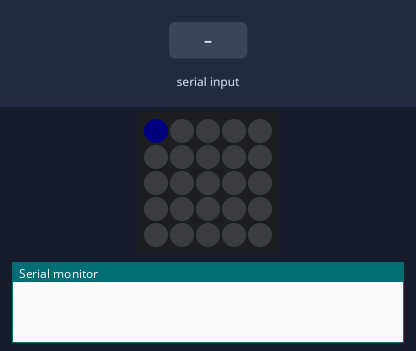
Recording of a sketch running on a simulated ESP8266 (NodeMCU). Parts: 5×5 RGB LED matrix (first LED top left, wired row by row), the last lines printed to the serial monitor. Inputs (shaded band) come from the test bench. Dim RGB values are drawn brighter than linear.

Above: at 1.2 s.
1.3 s: "90,45\n" received over Serial
At 2.84 s:
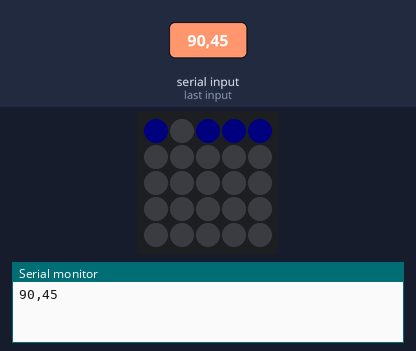
4.0 s: "5\n" received over Serial
At 6.6 s:
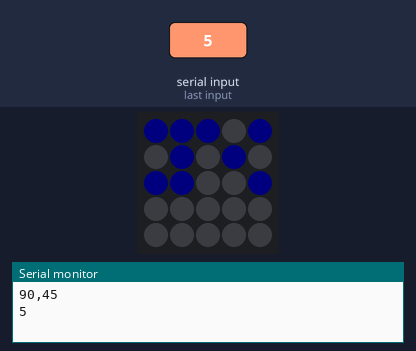
Timing chart, 0 to 8.1 s (numbered marks = the images above; inputs shaded):
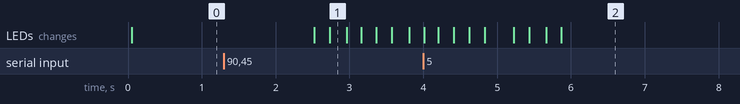

Measured:
- after the input at 1.3 s, the LEDs: first change after 1.2 s (image 1 shows a later state)

The sketch:

uart_echo_disp.ino
```cpp
#include "M5Atom.h"

#include <IRremoteESP8266.h>
#include <IRsend.h>

#include "serial.hpp"
#include "led_ascii.hpp"

// IR
const uint16_t kIrLed = 12;
IRsend irsend(kIrLed);

// LED
extern uint8_t const * const LED_MATRIX[];

void setup() {
  // put your setup code here, to run once:
  // begin: Serial=true, I2C=false, Display=true
  M5.begin(true, false, true);
  irsend.begin();
  //
  delay(50);
  // LED init
  M5.dis.setBrightness(10);
  M5.dis.setWidthHeight(matrix_width,matrix_height);
  M5.dis.clear();
  M5.dis.drawpix(0, 0x0000f0);
  // UART init
  //Serial.begin(115200);
}

void loop() {
  // 受信有無チェック
  if (check_serial()) {
    // LED初期化
    M5.dis.clear();
    M5.dis.setWidthHeight(matrix_width,matrix_height);
    M5.dis.drawpix(0, 0x0000f0);

    // 受信取得
    auto len = read_serial();
    // LED表示パターン変換
    buffer_to_ascii_led(buff, len);

    // 受信データをアニメーション表示
    M5.dis.setWidthHeight(led_ascii_buff_char_length, led_ascii_buff_height);
    M5.dis.animation(led_ascii_buff, 200, LED_DisPlay::kMoveLeft, led_ascii_buff_count-4);

    delay(500);

    // 受信データをそのまま送信
    write_serial();
  }

  delay(50);
}
```

led.hpp
```cpp
#pragma once

#undef __cplusplus
#define __cplusplus 201103L
#define _GLIBCXX_HAVE_STDINT_H 1

#include <cstdio>
#include <cstdint>
//#include <array>
//#include <initializer_list>

// LED表示パターン
// dot定義
#define RED 0xFF, 0x00, 0x00
#define GRN 0x00, 0xFF, 0x00
#define BLU 0x00, 0x00, 0xFF
#define OFF 0x00, 0x00, 0x00
// パターン配列サイズ
static constexpr size_t matrix_width = 5;
static constexpr size_t matrix_height = 5;
static constexpr size_t dot_size = 3;
static constexpr size_t matrix_byte_size = matrix_width * matrix_height * dot_size;
// パターン配列位置情報
static constexpr size_t ptn_pos_w = 0;
static constexpr size_t ptn_pos_h = 1;
static constexpr size_t ptn_pos_matrix = 2;
```

led_ascii.cpp
```cpp
#include <cstdint>
#include <cstring>

#include "led.hpp"
#include "led_ascii.hpp"

uint8_t led_ascii_buff[led_ascii_buff_size+2];
uint8_t led_ascii_buff_count = 0;

// バッファ操作用定義
static constexpr size_t buff_row_size = led_ascii_buff_char_length * dot_size;
static constexpr size_t buff_base_idx_row_0 = buff_row_size * 0;
static constexpr size_t buff_base_idx_row_1 = buff_row_size * 1;
static constexpr size_t buff_base_idx_row_2 = buff_row_size * 2;
static constexpr size_t buff_base_idx_row_3 = buff_row_size * 3;
static constexpr size_t buff_base_idx_row_4 = buff_row_size * 4;

uint8_t const* get_ascii(uint8_t ch)
{
    if ('0' <= ch && ch <= '9')
    {
        return led_ptn_raw_0_9[ch - '0'];
    }
    else if ('a' <= ch && ch <= 'z')
    {
        return led_ptn_raw_a_z[ch - 'a'];
    }
    else if ('A' <= ch && ch <= 'Z')
    {
        return led_ptn_raw_a_z[ch - 'A'];
    }
    else if ('!' <= ch && ch <= '/')
    {
        return led_ptn_raw_mark1[ch - '!'];
    }
    else if (':' <= ch && ch <= '@')
    {
        return led_ptn_raw_mark2[ch - ':'];
    }
    else if ('[' <= ch && ch <= '`')
    {
        return led_ptn_raw_mark3[ch - '['];
    }
    else
    {
        return led_ptn_raw_undef;
    }
}

void ascii_to_buffer(uint8_t const ascii[matrix_byte_size+2], size_t pos)
{
    size_t buff_idx, matrix_idx;
    for (size_t col = 0; col < ascii[ptn_pos_w]; col++)
    {
        for (size_t row = 0; row < ascii[ptn_pos_h]; row++)
        {
            // index
            buff_idx = 2 + (row * led_ascii_buff_width) + ((pos + col) * dot_size);
            matrix_idx = 2 + (row * matrix_width * dot_size) + (col * dot_size);
            // copy
            memcpy((void *)&(led_ascii_buff[buff_idx]), (void *)&(ascii[matrix_idx]), dot_size);
        }
    }
}


void buffer_to_ascii_led(uint8_t buff[], size_t count)
{
    size_t pos = 0;

    for (size_t i=0; i < count; i++) {
        auto ascii = get_ascii(buff[i]);
        ascii_to_buffer(ascii, pos);
        pos += ascii[ptn_pos_w];
        //
        ascii_to_buffer(led_ptn_raw_margin, pos);
        pos += led_ptn_raw_margin[ptn_pos_w];
    }

    led_ascii_buff[ptn_pos_w] = pos;
    led_ascii_buff[ptn_pos_h] = matrix_height;

    led_ascii_buff_count = pos;
}
```

led_ascii.hpp
```cpp
#pragma once

#undef __cplusplus
#define __cplusplus 201103L
#define _GLIBCXX_HAVE_STDINT_H 1

#include <cstdio>
#include <cstdint>
//#include <array>
//#include <initializer_list>

#include "led.hpp"

// LED表示パターン

//
using dot_t = uint8_t[dot_size];
using pattern_t = uint8_t[matrix_byte_size+2];
using pattern_ptr_t = uint8_t const *;

// バッファサイズ
static constexpr size_t led_ascii_buff_char_length = 100; // 文字数
static constexpr size_t led_ascii_buff_width = led_ascii_buff_char_length * dot_size;
static constexpr size_t led_ascii_buff_height = matrix_height;
static constexpr size_t led_ascii_buff_size = led_ascii_buff_width * led_ascii_buff_height;
extern uint8_t led_ascii_buff[led_ascii_buff_size+2];
extern uint8_t led_ascii_buff_count;

void buffer_to_ascii_led(uint8_t buff[], size_t count);

// 5x5パターン定義：空白定義
static constexpr uint8_t led_ptn_raw_margin[matrix_byte_size + 2] = {
	// size
	1,5,
	// ''
	OFF,OFF,OFF,OFF,OFF,
	OFF,OFF,OFF,OFF,OFF,
	OFF,OFF,OFF,OFF,OFF,
	OFF,OFF,OFF,OFF,OFF,
	OFF,OFF,OFF,OFF,OFF,
};

// 5x5パターン定義：未定義文字
static constexpr uint8_t led_ptn_raw_undef[matrix_byte_size+2] = {
    // size
	3,5,
    // ''
    BLU,BLU,BLU,OFF,OFF,
    BLU,BLU,BLU,OFF,OFF,
    BLU,BLU,BLU,OFF,OFF,
    BLU,BLU,BLU,OFF,OFF,
    BLU,BLU,BLU,OFF,OFF,
};

// 5x5パターン定義：記号
static constexpr uint8_t led_ptn_raw_x21[matrix_byte_size+2] = {
    // size
	1,5,
    // '!'
    BLU,OFF,OFF,OFF,OFF,
    BLU,OFF,OFF,OFF,OFF,
    BLU,OFF,OFF,OFF,OFF,
    OFF,OFF,OFF,OFF,OFF,
    BLU,OFF,OFF,OFF,OFF,
};
static constexpr uint8_t led_ptn_raw_x2B[matrix_byte_size+2] = {
    // size
    3,5,
    // '+'
    OFF,OFF,OFF,OFF,OFF,
    OFF,BLU,OFF,OFF,OFF,
    BLU,BLU,BLU,OFF,OFF,
    OFF,BLU,OFF,OFF,OFF,
    OFF,OFF,OFF,OFF,OFF,
};
static constexpr uint8_t led_ptn_raw_x2C[matrix_byte_size+2] = {
    // size
	2,5,
    // ','
    OFF,OFF,OFF,OFF,OFF,
    BLU,BLU,OFF,OFF,OFF,
    BLU,BLU,OFF,OFF,OFF,
    OFF,BLU,OFF,OFF,OFF,
    BLU,OFF,OFF,OFF,OFF,
};
static constexpr uint8_t led_ptn_raw_x2D[matrix_byte_size+2] = {
    // size
    2,5,
    // '-'
    OFF,OFF,OFF,OFF,OFF,
    OFF,OFF,OFF,OFF,OFF,
    BLU,BLU,OFF,OFF,OFF,
    OFF,OFF,OFF,OFF,OFF,
    OFF,OFF,OFF,OFF,OFF,
};
static constexpr uint8_t led_ptn_raw_x2E[matrix_byte_size+2] = {
    // size
    1,5,
    // '.'
    OFF,OFF,OFF,OFF,OFF,
    OFF,OFF,OFF,OFF,OFF,
    OFF,OFF,OFF,OFF,OFF,
    OFF,OFF,OFF,OFF,OFF,
    BLU,OFF,OFF,OFF,OFF,
};
static constexpr uint8_t led_ptn_raw_x2F[matrix_byte_size+2] = {
    // size
	3,5,
    // '/'
    OFF,OFF,BLU,OFF,OFF,
    OFF,OFF,BLU,OFF,OFF,
    OFF,BLU,OFF,OFF,OFF,
    BLU,OFF,OFF,OFF,OFF,
    BLU,OFF,OFF,OFF,OFF,
};
static constexpr uint8_t led_ptn_raw_x3A[matrix_byte_size+2] = {
    // size
    1,5,
    // ':'
    OFF,OFF,OFF,OFF,OFF,
    BLU,OFF,OFF,OFF,OFF,
    OFF,OFF,OFF,OFF,OFF,
    BLU,OFF,OFF,OFF,OFF,
    OFF,OFF,OFF,OFF,OFF,
};
static constexpr uint8_t led_ptn_raw_x3B[matrix_byte_size+2] = {
    // size
    1,5,
    // ';'
    OFF,OFF,OFF,OFF,OFF,
    BLU,OFF,OFF,OFF,OFF,
    OFF,OFF,OFF,OFF,OFF,
    BLU,OFF,OFF,OFF,OFF,
    BLU,OFF,OFF,OFF,OFF,
};
static constexpr uint8_t led_ptn_raw_x3F[matrix_byte_size+2] = {
    // size
    3,5,
    // '?'
    OFF,BLU,OFF,OFF,OFF,
    BLU,OFF,BLU,OFF,OFF,
    OFF,OFF,BLU,OFF,OFF,
    OFF,BLU,OFF,OFF,OFF,
    OFF,BLU,OFF,OFF,OFF,
};
static constexpr uint8_t led_ptn_raw_x5F[matrix_byte_size+2] = {
    // size
    2,5,
    // '_'
    OFF,OFF,OFF,OFF,OFF,
    OFF,OFF,OFF,OFF,OFF,
    OFF,OFF,OFF,OFF,OFF,
    OFF,OFF,OFF,OFF,OFF,
    BLU,BLU,OFF,OFF,OFF,
};

// 5x5パターン定義：記号1：'!'~'/'
using matrix_t = const uint8_t[matrix_byte_size+2];
static constexpr uint8_t const *led_ptn_raw_mark1[15] = {
    &led_ptn_raw_x21[0],
    &led_ptn_raw_undef[0],
    &led_ptn_raw_undef[0],
    &led_ptn_raw_undef[0],
    &led_ptn_raw_undef[0],
    &led_ptn_raw_undef[0],
    &led_ptn_raw_undef[0],
    &led_ptn_raw_undef[0],
    &led_ptn_raw_undef[0],
    &led_ptn_raw_undef[0],
    &led_ptn_raw_x2B[0],
    &led_ptn_raw_x2C[0],
    &led_ptn_raw_x2D[0],
    &led_ptn_raw_x2E[0],
    &led_ptn_raw_x2F[0],
};

// 5x5パターン定義：記号2：':'~'@'
static constexpr uint8_t const *led_ptn_raw_mark2[7] = {
    &led_ptn_raw_x3A[0],
    &led_ptn_raw_x3B[0],
    &led_ptn_raw_undef[0],
    &led_ptn_raw_undef[0],
    &led_ptn_raw_undef[0],
    &led_ptn_raw_x3F[0],
    &led_ptn_raw_undef[0],
};

// 5x5パターン定義：記号3：'['~'`'
static constexpr uint8_t const *led_ptn_raw_mark3[6] = {
    &led_ptn_raw_undef[0],
    &led_ptn_raw_undef[0],
    &led_ptn_raw_undef[0],
    &led_ptn_raw_undef[0],
    &led_ptn_raw_x5F[0],
    &led_ptn_raw_undef[0],
};

// 5x5パターン定義：'0'~'9'
static constexpr uint8_t led_ptn_raw_0_9[10][matrix_byte_size+2] = {
    {
        // size
		3,5,
        // '0'
        BLU,BLU,BLU,OFF,OFF,
        BLU,OFF,BLU,OFF,OFF,
        BLU,OFF,BLU,OFF,OFF,
        BLU,OFF,BLU,OFF,OFF,
        BLU,BLU,BLU,OFF,OFF,
    },
    {
        // size
		3,5,
        // '1'
        OFF,OFF,BLU,OFF,OFF,
        OFF,OFF,BLU,OFF,OFF,
        OFF,OFF,BLU,OFF,OFF,
        OFF,OFF,BLU,OFF,OFF,
        OFF,OFF,BLU,OFF,OFF,
    },
    {
        // size
		3,5,
        // '2'
        BLU,BLU,BLU,OFF,OFF,
        OFF,OFF,BLU,OFF,OFF,
        BLU,BLU,BLU,OFF,OFF,
        BLU,OFF,OFF,OFF,OFF,
        BLU,BLU,BLU,OFF,OFF,
    },
    {
        // size
		3,5,
        // '3'
        BLU,BLU,BLU,OFF,OFF,
        OFF,OFF,BLU,OFF,OFF,
        BLU,BLU,BLU,OFF,OFF,
        OFF,OFF,BLU,OFF,OFF,
        BLU,BLU,BLU,OFF,OFF,
    },
    {
        // size
		3,5,
        // '4'
        BLU,OFF,BLU,OFF,OFF,
        BLU,OFF,BLU,OFF,OFF,
        BLU,BLU,BLU,OFF,OFF,
        OFF,OFF,BLU,OFF,OFF,
        OFF,OFF,BLU,OFF,OFF,
    },
    {
        // size
		3,5,
        // '5'
        BLU,BLU,BLU,OFF,OFF,
        BLU,OFF,OFF,OFF,OFF,
        BLU,BLU,BLU,OFF,OFF,
        OFF,OFF,BLU,OFF,OFF,
        BLU,BLU,BLU,OFF,OFF,
    },
    {
        // size
		3,5,
        // '6'
        BLU,BLU,BLU,OFF,OFF,
        BLU,OFF,OFF,OFF,OFF,
        BLU,BLU,BLU,OFF,OFF,
        BLU,OFF,BLU,OFF,OFF,
        BLU,BLU,BLU,OFF,OFF,
    },
    {
        // size
		3,5,
        // '7'
        BLU,BLU,BLU,OFF,OFF,
        BLU,OFF,BLU,OFF,OFF,
        OFF,OFF,BLU,OFF,OFF,
        OFF,OFF,BLU,OFF,OFF,
        OFF,OFF,BLU,OFF,OFF,
    },
    {
        // size
		3,5,
        // '8'
        BLU,BLU,BLU,OFF,OFF,
        BLU,OFF,BLU,OFF,OFF,
        BLU,BLU,BLU,OFF,OFF,
        BLU,OFF,BLU,OFF,OFF,
        BLU,BLU,BLU,OFF,OFF,
    },
    {
        // size
		3,5,
        // '9'
        BLU,BLU,BLU,OFF,OFF,
        BLU,OFF,BLU,OFF,OFF,
        BLU,BLU,BLU,OFF,OFF,
        OFF,OFF,BLU,OFF,OFF,
        BLU,BLU,BLU,OFF,OFF,
    },
};
// 5x5パターン定義：'a'~'z'
static constexpr uint8_t led_ptn_raw_a_z[26][matrix_byte_size+2] = {
    {
        // size
        3,5,
        // 'A'
        OFF,BLU,OFF,OFF,OFF,
        BLU,OFF,BLU,OFF,OFF,
        BLU,OFF,BLU,OFF,OFF,
        BLU,BLU,BLU,OFF,OFF,
        BLU,OFF,BLU,OFF,OFF,
    },
    {
        // size
		3,5,
        // 'B'
        BLU,BLU,OFF,OFF,OFF,
        BLU,OFF,BLU,OFF,OFF,
        BLU,BLU,OFF,OFF,OFF,
        BLU,OFF,BLU,OFF,OFF,
        BLU,BLU,OFF,OFF,OFF,
    },
    {
        // size
		3,5,
        // 'C'
        OFF,BLU,BLU,OFF,OFF,
        BLU,OFF,OFF,OFF,OFF,
        BLU,OFF,OFF,OFF,OFF,
        BLU,OFF,OFF,OFF,OFF,
        OFF,BLU,BLU,OFF,OFF,
    },
    {
        // size
		3,5,
        // 'D'
        BLU,BLU,OFF,OFF,OFF,
        BLU,OFF,BLU,OFF,OFF,
        BLU,OFF,BLU,OFF,OFF,
        BLU,OFF,BLU,OFF,OFF,
        BLU,BLU,OFF,OFF,OFF,
    },
    {
        // size
		3,5,
        // 'E'
        BLU,BLU,BLU,OFF,OFF,
        BLU,OFF,OFF,OFF,OFF,
        BLU,BLU,BLU,OFF,OFF,
        BLU,OFF,OFF,OFF,OFF,
        BLU,BLU,BLU,OFF,OFF,
    },
    {
        // size
		3,5,
        // 'F'
        BLU,BLU,BLU,OFF,OFF,
        BLU,OFF,OFF,OFF,OFF,
        BLU,BLU,BLU,OFF,OFF,
        BLU,OFF,OFF,OFF,OFF,
        BLU,OFF,OFF,OFF,OFF,
    },
    {
        // size
        4,5,
        // 'G'
        BLU,BLU,BLU,BLU,OFF,
        BLU,OFF,OFF,OFF,OFF,
        BLU,OFF,BLU,BLU,OFF,
        BLU,OFF,OFF,BLU,OFF,
        BLU,BLU,BLU,BLU,OFF,
    },
    {
        // size
		3,5,
        // 'H'
        BLU,OFF,BLU,OFF,OFF,
        BLU,OFF,BLU,OFF,OFF,
        BLU,BLU,BLU,OFF,OFF,
        BLU,OFF,BLU,OFF,OFF,
        BLU,OFF,BLU,OFF,OFF,
    },
    {
        // size
        1,5,
        // 'i'
        BLU,OFF,OFF,OFF,OFF,
        OFF,OFF,OFF,OFF,OFF,
        BLU,OFF,OFF,OFF,OFF,
        BLU,OFF,OFF,OFF,OFF,
        BLU,OFF,OFF,OFF,OFF,
    },
    {
        // size
		3,5,
        // 'J'
        OFF,OFF,BLU,OFF,OFF,
        OFF,OFF,BLU,OFF,OFF,
        OFF,OFF,BLU,OFF,OFF,
        BLU,OFF,BLU,OFF,OFF,
        OFF,BLU,OFF,OFF,OFF,
    },
    {
        // size
        4,5,
        // 'K'
        BLU,OFF,OFF,BLU,OFF,
        BLU,OFF,BLU,OFF,OFF,
        BLU,BLU,OFF,OFF,OFF,
        BLU,OFF,BLU,OFF,OFF,
        BLU,OFF,OFF,BLU,OFF,
    },
    {
        // size
		3,5,
        // 'L'
        BLU,OFF,OFF,OFF,OFF,
        BLU,OFF,OFF,OFF,OFF,
        BLU,OFF,OFF,OFF,OFF,
        BLU,OFF,OFF,OFF,OFF,
        BLU,BLU,BLU,OFF,OFF,
    },
    {
        // size
        5,5,
        // 'M'
        BLU,OFF,OFF,OFF,BLU,
        BLU,BLU,OFF,BLU,BLU,
        BLU,OFF,BLU,OFF,BLU,
        BLU,OFF,OFF,OFF,BLU,
        BLU,OFF,OFF,OFF,BLU,
    },
    {
        // size
        5,5,
        // 'N'
        BLU,OFF,OFF,OFF,BLU,
        BLU,BLU,OFF,OFF,BLU,
        BLU,OFF,BLU,OFF,BLU,
        BLU,OFF,OFF,BLU,BLU,
        BLU,OFF,OFF,OFF,BLU,
    },
    {
        // size
        4,5,
        // 'O'
        OFF,BLU,BLU,OFF,OFF,
        BLU,OFF,OFF,BLU,OFF,
        BLU,OFF,OFF,BLU,OFF,
        BLU,OFF,OFF,BLU,OFF,
        OFF,BLU,BLU,OFF,OFF,
    },
    {
        // size
		3,5,
        // 'P'
        BLU,BLU,BLU,OFF,OFF,
        BLU,OFF,BLU,OFF,OFF,
        BLU,BLU,BLU,OFF,OFF,
        BLU,OFF,OFF,OFF,OFF,
        BLU,OFF,OFF,OFF,OFF,
    },
    {
        // size
		3,5,
        // 'q'
        OFF,OFF,OFF,OFF,OFF,
        BLU,BLU,BLU,OFF,OFF,
        BLU,OFF,BLU,OFF,OFF,
        BLU,BLU,BLU,OFF,OFF,
        OFF,OFF,BLU,OFF,OFF,
    },
    {
        // size
		3,5,
        // 'R'
        BLU,BLU,BLU,OFF,OFF,
        BLU,OFF,BLU,OFF,OFF,
        BLU,BLU,BLU,OFF,OFF,
        BLU,BLU,OFF,OFF,OFF,
        BLU,OFF,BLU,OFF,OFF,
    },
    {
        // size
		3,5,
        // 'S'
        OFF,BLU,BLU,OFF,OFF,
        BLU,OFF,OFF,OFF,OFF,
        OFF,BLU,OFF,OFF,OFF,
        OFF,OFF,BLU,OFF,OFF,
        BLU,BLU,OFF,OFF,OFF,
    },
    {
        // size
		3,5,
        // 'T'
        BLU,BLU,BLU,OFF,OFF,
        OFF,BLU,OFF,OFF,OFF,
        OFF,BLU,OFF,OFF,OFF,
        OFF,BLU,OFF,OFF,OFF,
        OFF,BLU,OFF,OFF,OFF,
    },
    {
        // size
		3,5,
        // 'U'
        BLU,OFF,BLU,OFF,OFF,
        BLU,OFF,BLU,OFF,OFF,
        BLU,OFF,BLU,OFF,OFF,
        BLU,OFF,BLU,OFF,OFF,
        OFF,BLU,OFF,OFF,OFF,
    },
    {
        // size
        5,5,
        // 'V'
        BLU,OFF,OFF,OFF,BLU,
        BLU,OFF,OFF,OFF,BLU,
        OFF,BLU,OFF,BLU,OFF,
        OFF,BLU,OFF,BLU,OFF,
        OFF,OFF,BLU,OFF,OFF,
    },
    {
        // size
        5,5,
        // 'W'
        BLU,OFF,BLU,OFF,BLU,
        BLU,OFF,BLU,OFF,BLU,
        BLU,OFF,BLU,OFF,BLU,
        BLU,OFF,BLU,OFF,BLU,
        OFF,BLU,OFF,BLU,OFF,
    },
    {
        // size
		3,5,
        // 'x'
        OFF,OFF,OFF,OFF,OFF,
        OFF,OFF,OFF,OFF,OFF,
        BLU,OFF,BLU,OFF,OFF,
        OFF,BLU,OFF,OFF,OFF,
        BLU,OFF,BLU,OFF,OFF,
    },
    {
        // size
		3,5,
        // 'Y'
        OFF,OFF,OFF,OFF,OFF,
        BLU,OFF,BLU,OFF,OFF,
        OFF,BLU,OFF,OFF,OFF,
        OFF,BLU,OFF,OFF,OFF,
        OFF,BLU,OFF,OFF,OFF,
    },
    {
        // size
        4,5,
        // 'Z'
        OFF,OFF,OFF,OFF,OFF,
        BLU,BLU,BLU,BLU,OFF,
        OFF,OFF,BLU,OFF,OFF,
        OFF,BLU,OFF,OFF,OFF,
        BLU,BLU,BLU,BLU,OFF,
    },
};
```

serial.cpp
```cpp
#include "M5Atom.h"

#include "serial.hpp"

size_t buff_pos;
uint8_t buff[buff_size];

bool check_serial()
{
    return Serial.available() > 0;
}

int read_serial()
{
    int recv_len;
    buff_pos = 0;

    while (Serial.available() > 0)
    {
        recv_len = Serial.read(&buff[buff_pos], buff_size - buff_pos);
        buff_pos += recv_len;
    }

    return buff_pos;
}

void write_serial()
{
    Serial.write(buff, buff_pos);
}
```

serial.hpp
```cpp
#pragma once

#include <cstdint>

constexpr size_t buff_size = 1024;
extern size_t buff_pos;
extern uint8_t buff[buff_size];

bool check_serial();
int read_serial();
void write_serial();
```
